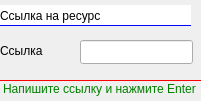
<?xml version="1.0" encoding="UTF-8"?>
<ui version="4.0">
 <class>Form</class>
 <widget class="QWidget" name="Form">
  <property name="geometry">
   <rect>
    <x>0</x>
    <y>0</y>
    <width>201</width>
    <height>101</height>
   </rect>
  </property>
  <property name="windowTitle">
   <string>Form</string>
  </property>
  <widget class="QLabel" name="mainweb_label">
   <property name="geometry">
    <rect>
     <x>0</x>
     <y>5</y>
     <width>191</width>
     <height>21</height>
    </rect>
   </property>
   <property name="styleSheet">
    <string notr="true">background-color: white;
color: black;
border-bottom: 1px solid blue</string>
   </property>
   <property name="text">
    <string>Ссылка на ресурс</string>
   </property>
  </widget>
  <widget class="QLabel" name="link_label">
   <property name="geometry">
    <rect>
     <x>0</x>
     <y>40</y>
     <width>71</width>
     <height>21</height>
    </rect>
   </property>
   <property name="text">
    <string>Ссылка</string>
   </property>
  </widget>
  <widget class="QLineEdit" name="web_line_edit">
   <property name="geometry">
    <rect>
     <x>80</x>
     <y>40</y>
     <width>113</width>
     <height>24</height>
    </rect>
   </property>
  </widget>
  <widget class="QLabel" name="label">
   <property name="geometry">
    <rect>
     <x>0</x>
     <y>80</y>
     <width>201</width>
     <height>16</height>
    </rect>
   </property>
   <property name="styleSheet">
    <string notr="true">color: green;
border-top: 1px solid red;</string>
   </property>
   <property name="text">
    <string>Напишите ссылку и нажмите Enter</string>
   </property>
  </widget>
 </widget>
 <resources/>
 <connections/>
</ui>
